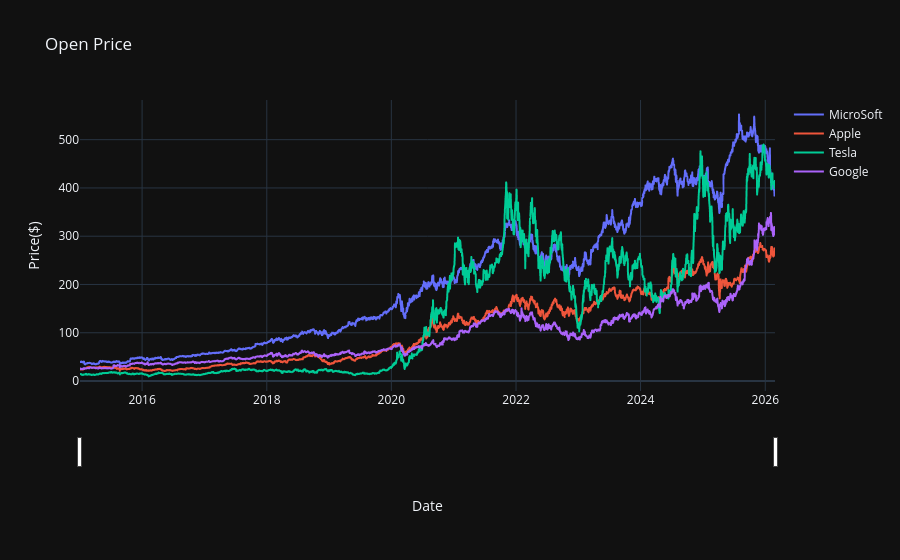

The cell this chart's notebook holds for it:
### Markdown cell above
# Comparison Graph

### Code cell
fig=go.Figure()

fig.add_trace(go.Scattergl(x=data.index,y=data['Open'],mode='lines',name='MicroSoft'))

fig.add_trace(go.Scattergl(x=apple_data.index,y=apple_data['Open'],mode='lines',name='Apple'))

fig.add_trace(go.Scattergl(x=tesla_data.index,y=tesla_data['Open'],mode='lines',name='Tesla'))

fig.add_trace(go.Scattergl(x=google_data.index,y=google_data['Open'],mode='lines',name='Google'))

fig.update_layout(title='Open Price',xaxis_title='Date',yaxis_title='Price($)',
                  xaxis=dict(rangeslider=dict(visible=True)),template='plotly_dark')
fig.show()

### Figure 1 — Plotly figure (JSON) as saved in the notebook; plotly's stock layout.template omitted (floating-point values rounded to 4 significant figures; data arrays with more than 128 entries replaced by an {"elided": "..."} marker saying what was removed)
{"data": [{"mode": "lines", "name": "MicroSoft", "type": "scattergl", "x": {"elided": "2804 str values"}, "y": {"elided": "2804 float values"}}, {"mode": "lines", "name": "Apple", "type": "scattergl", "x": {"elided": "2805 str values"}, "y": {"elided": "2805 float values"}}, {"mode": "lines", "name": "Tesla", "type": "scattergl", "x": {"elided": "2805 str values"}, "y": {"elided": "2805 float values"}}, {"mode": "lines", "name": "Google", "type": "scattergl", "x": {"elided": "2805 str values"}, "y": {"elided": "2805 float values"}}], "layout": {"title": {"text": "Open Price"}, "xaxis": {"rangeslider": {"visible": true}, "title": {"text": "Date"}}, "yaxis": {"title": {"text": "Price($)"}}}}
